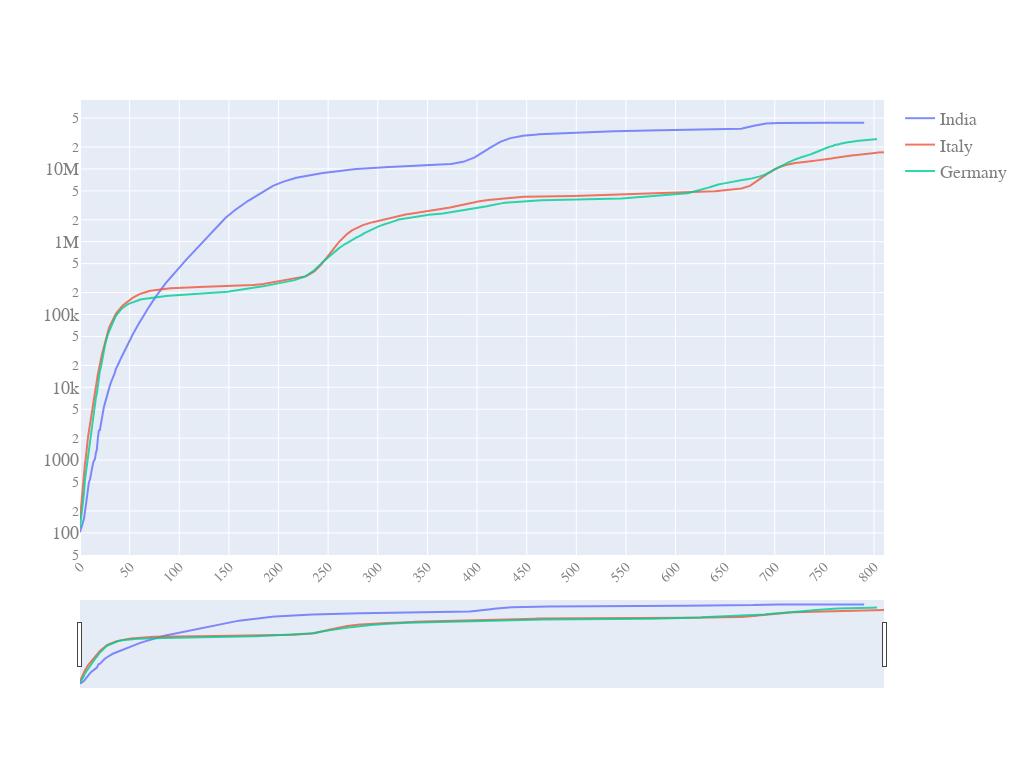

Notebook code for this chart:
### Code cell
quick_plot(pd_sync_timelines.date,
           pd_sync_timelines.iloc[:,:-1],
           y_scale='log',
           slider=True)

### Figure 1 — Plotly figure (JSON) as saved in the notebook; plotly's stock layout.template omitted (floating-point values rounded to 4 significant figures; data arrays with more than 128 entries replaced by an {"elided": "..."} marker saying what was removed)
{"data": [{"name": "India", "opacity": 0.8, "type": "scatter", "x": {"elided": "811 int values"}, "y": {"elided": "811 float values"}}, {"name": "Italy", "opacity": 0.8, "type": "scatter", "x": {"elided": "811 int values"}, "y": {"elided": "811 float values"}}, {"name": "Germany", "opacity": 0.8, "type": "scatter", "x": {"elided": "811 int values"}, "y": {"elided": "811 float values"}}], "layout": {"autosize": true, "font": {"color": "#7f7f7f", "family": "PT Sans, monospace", "size": 18}, "height": 768, "width": 1024, "xaxis": {"nticks": 20, "rangeslider": {"visible": true}, "tickangle": -45, "tickfont": {"color": "#7f7f7f", "size": 14}}, "yaxis": {"type": "log"}}}
